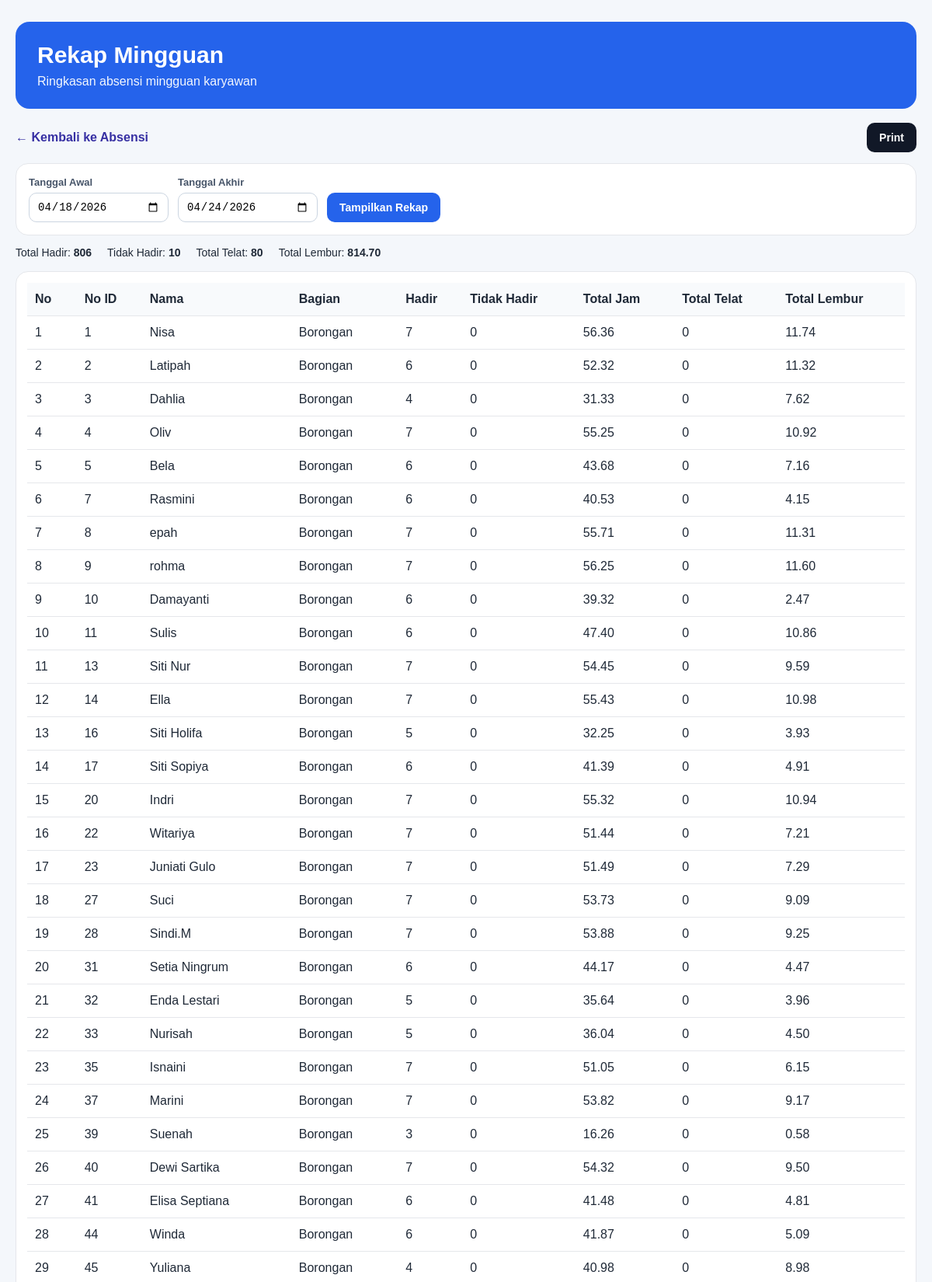
Page /karyawan/rekap-mingguan (upper part) on the committed database.
### tables this page shows
CREATE TABLE employees (
                        id INTEGER PRIMARY KEY AUTOINCREMENT,
                        no_id TEXT NOT NULL UNIQUE,
                        nama TEXT NOT NULL,
                        bagian TEXT,
                        jabatan TEXT,
                        status_aktif INTEGER NOT NULL DEFAULT 1,
                        tanggal_masuk TEXT,
                        fingerprint_id TEXT,
                        no_hp TEXT,
                        catatan TEXT,
                        created_at TEXT NOT NULL DEFAULT CURRENT_TIMESTAMP,
                        updated_at TEXT NOT NULL DEFAULT CURRENT_TIMESTAMP
                    , tipe_gaji TEXT DEFAULT 'harian', area_kerja TEXT DEFAULT 'normal', shift_default TEXT DEFAULT 'PAGI', gaji_harian INTEGER DEFAULT 0, tinggal_di_mes INTEGER DEFAULT 0);

### karyawan/routes.py (the view)
@karyawan_bp.route("/rekap-mingguan")
def rekap_mingguan():
    from datetime import date, timedelta
    conn = get_conn()
    start_date = request.args.get("start_date")
    end_date = request.args.get("end_date")
    if not end_date:
        end_date = date.today().isoformat()
    if not start_date:
        start_date = (date.fromisoformat(end_date) - timedelta(days=6)).isoformat()
    rows = conn.execute("""
        SELECT
            e.no_id,
            e.nama,
            e.bagian,
            SUM(CASE WHEN a.status_hadir = 'hadir' THEN 1 ELSE 0 END) as hadir_count,
            SUM(CASE WHEN a.status_hadir = 'tidak_hadir' OR a.status_hadir IS NULL THEN 1 ELSE 0 END) as tidak_hadir_count,
            SUM(COALESCE(a.actual_hours, 0)) as total_hours,
            SUM(COALESCE(a.late_minutes, 0)) as total_late,
            SUM(COALESCE(a.overtime_hours, 0)) as total_overtime
        FROM employees e
        LEFT JOIN attendance_daily a
            ON e.id = a.employee_id
            AND a.work_date BETWEEN ? AND ?
        WHERE e.status_aktif = 1
        GROUP BY e.id, e.no_id, e.nama, e.bagian
        ORDER BY CAST(e.no_id AS INTEGER)
    """, (start_date, end_date)).fetchall()
    rows = [dict(r) for r in rows]
    summary = {
        "total_hadir": sum(r["hadir_count"] or 0 for r in rows),
        "total_tidak_hadir": sum(r["tidak_hadir_count"] or 0 for r in rows),
        "total_telat": sum(r["total_late"] or 0 for r in rows),
        "total_lembur": sum(r["total_overtime"] or 0 for r in rows),
    }
    conn.close()
    return render_template(
        "karyawan/rekap_mingguan.html",
        rows=rows,
        start_date=start_date,
        end_date=end_date,
        summary=summary
    )

### helpers/db.py (called while the page is built)
def get_conn():
    conn = sqlite3.connect(DB_PATH, timeout=30)
    conn.row_factory = sqlite3.Row
    conn.execute("PRAGMA foreign_keys = ON;")
    conn.execute("PRAGMA journal_mode = WAL;")
    return conn

### karyawan/templates/karyawan/rekap_mingguan.html (shortened to what this page needs)
<div class="container rekap-page">
  <div class="header-box">
    <h1>Rekap Mingguan</h1>
    <p>Ringkasan absensi mingguan karyawan</p>
  </div>
  <div class="top-actions">
    <a href="{{ url_for('karyawan.absensi_index') }}" class="back-link">← Kembali ke Absensi</a>
    <button type="button" onclick="window.print()" class="btn btn-dark">Print</button>
  </div>
  <div class="no-print">
    <form method="get" class="toolbar">
      <div class="field">
        <label>Tanggal Awal</label>
        <input
          type="date"
          name="start_date"
          value="{{ request.args.get('start_date', start_date) }}"
        >
      </div>
      <div class="field">
        <label>Tanggal Akhir</label>
        <input
          type="date"
          name="end_date"
          value="{{ request.args.get('end_date', end_date) }}"
        >
      </div>
      <button class="btn btn-primary" type="submit">Tampilkan Rekap</button>
    </form>
    <div class="summary-simple">
      <div>Total Hadir: <b>{{ summary.total_hadir or 0 }}</b></div>
      <div>Tidak Hadir: <b>{{ summary.total_tidak_hadir or 0 }}</b></div>
      <div>Total Telat: <b>{{ summary.total_telat or 0 }}</b></div>
      <div>Total Lembur: <b>{{ "%.2f"|format(summary.total_lembur or 0) }}</b></div>
    </div>
  </div>
  <div class="table-card">
    <table>
      <thead>
        <tr>
          <th>No</th>
          <th>No ID</th>
          <th>Nama</th>
          <th>Bagian</th>
          <th>Hadir</th>
          <th>Tidak Hadir</th>
          <th>Total Jam</th>
          <th>Total Telat</th>
          <th>Total Lembur</th>
        </tr>
      </thead>
      <tbody>
        {% for r in rows %}
        <tr>
          <td>{{ loop.index }}</td>
          <td>{{ r.no_id }}</td>
          <td>{{ r.nama }}</td>
          <td>{{ r.bagian or '-' }}</td>
          <td>{{ r.hadir_count or 0 }}</td>
          <td>{{ r.tidak_hadir_count or 0 }}</td>
          <td>{{ "%.2f"|format(r.total_hours or 0) }}</td>
          <td>{{ r.total_late or 0 }}</td>
          <td>{{ "%.2f"|format(r.total_overtime or 0) }}</td>
        </tr>
        {% else %}
        <tr>
          <td colspan="9" style="text-align:center;">Tidak ada data rekap mingguan.</td>
        </tr>
        {% endfor %}
      </tbody>
    </table>
  </div>
</div>

### karyawan/templates/karyawan/rekap_mingguan.html (style rules this page uses)
* { box-sizing: border-box; }
.container { max-width: 1200px; margin: 0 auto; padding: 28px 20px 40px; }
.header-box { background: #2563eb; color: white; border-radius: 18px; padding: 26px 28px; margin-bottom: 18px; }
.header-box h1 { margin: 0 0 8px; font-size: 30px; }
.header-box p { margin: 0; opacity: 0.95; }
.top-actions { display: flex; justify-content: space-between; align-items: center; margin-bottom: 14px; gap: 10px; flex-wrap: wrap; }
.back-link { text-decoration: none; color: #3730a3; font-weight: 700; }
.toolbar { background: white; border: 1px solid #e5e7eb; border-radius: 16px; padding: 16px; display: flex; flex-wrap: wrap; gap: 12px; align-items: end; margin-bottom: 14px; }
.field { display: flex; flex-direction: column; gap: 6px; }
.field label { font-size: 13px; font-weight: 700; color: #475569; }
.field input { height: 38px; min-width: 180px; padding: 0 10px; border: 1px solid #cbd5e1; border-radius: 10px; font-size: 14px; background: #fff; }
.btn { height: 38px; padding: 0 16px; border: none; border-radius: 10px; font-weight: 700; cursor: pointer; text-decoration: none; display: inline-flex; align-items: center; justify-content: center; font-size: 14px; }
.btn-primary { background: #2563eb; color: white; }
.btn-dark { background: #111827; color: white; }
.summary-simple { display: flex; gap: 20px; flex-wrap: wrap; margin-bottom: 16px; font-size: 14px; }
.table-card { background: white; border: 1px solid #e5e7eb; border-radius: 16px; padding: 14px; overflow: auto; }
table { width: 100%; border-collapse: collapse; min-width: 900px; }
th, td { border-bottom: 1px solid #e5e7eb; padding: 12px 10px; text-align: left; vertical-align: middle; }
th { background: #f8fafc; font-weight: 700; }

### rows in the picture
employees: no_id "1", nama "Nisa", bagian "Borongan", hadir_count "7", tidak_hadir_count "0", total_hours "56.36", total_late "0", total_overtime "11.74"
employees: no_id "2", nama "Latipah", bagian "Borongan", hadir_count "6", tinggal_di_mes "0", total_hours "52.32", total_overtime "11.32"
employees: no_id "3", nama "Dahlia", bagian "Borongan", hadir_count "4", tinggal_di_mes "0", total_hours "31.33", total_overtime "7.62"
employees: no_id "4", nama "Oliv", bagian "Borongan", hadir_count "7", tinggal_di_mes "0", total_hours "55.25", total_overtime "10.92"
employees: no_id "5", nama "Bela", bagian "Borongan", hadir_count "6", tinggal_di_mes "0", total_hours "43.68", total_overtime "7.16"
employees: no_id "7", nama "Rasmini", bagian "Borongan", hadir_count "6", tinggal_di_mes "0", total_hours "40.53", total_overtime "4.15"
employees: no_id "8", nama "epah", bagian "Borongan", hadir_count "7", tinggal_di_mes "0", total_hours "55.71", total_overtime "11.31"
employees: no_id "9", nama "rohma", bagian "Borongan", hadir_count "7", tinggal_di_mes "0", total_hours "56.25", total_overtime "11.60"
employees: no_id "10", nama "Damayanti", bagian "Borongan", hadir_count "6", tinggal_di_mes "0", total_hours "39.32", total_overtime "2.47"
employees: no_id "11", nama "Sulis", bagian "Borongan", hadir_count "6", tinggal_di_mes "0", total_hours "47.40", total_overtime "10.86"
employees: no_id "13", nama "Siti Nur", bagian "Borongan", hadir_count "7", tinggal_di_mes "0", total_hours "54.45", total_overtime "9.59"
employees: no_id "14", nama "Ella", bagian "Borongan", hadir_count "7", tinggal_di_mes "0", total_hours "55.43", total_overtime "10.98"
employees: no_id "16", nama "Siti Holifa", bagian "Borongan", hadir_count "5", tinggal_di_mes "0", total_hours "32.25", total_overtime "3.93"
employees: no_id "17", nama "Siti Sopiya", bagian "Borongan", hadir_count "6", tinggal_di_mes "0", total_hours "41.39", total_overtime "4.91"
employees: no_id "20", nama "Indri", bagian "Borongan", hadir_count "7", tinggal_di_mes "0", total_hours "55.32", total_overtime "10.94"
employees: no_id "22", nama "Witariya", bagian "Borongan", hadir_count "7", tinggal_di_mes "0", total_hours "51.44", total_overtime "7.21"
employees: no_id "23", nama "Juniati Gulo", bagian "Borongan", hadir_count "7", tinggal_di_mes "0", total_hours "51.49", total_overtime "7.29"
employees: no_id "27", nama "Suci", bagian "Borongan", hadir_count "7", tinggal_di_mes "0", total_hours "53.73", total_overtime "9.09"
employees: no_id "28", nama "Sindi.M", bagian "Borongan", hadir_count "7", tinggal_di_mes "0", total_hours "53.88", total_overtime "9.25"
employees: no_id "31", nama "Setia Ningrum", bagian "Borongan", hadir_count "6", tinggal_di_mes "0", total_hours "44.17", total_overtime "4.47"
employees: no_id "32", nama "Enda Lestari", bagian "Borongan", hadir_count "5", tinggal_di_mes "0", total_hours "35.64", total_overtime "3.96"
employees: no_id "33", nama "Nurisah", bagian "Borongan", hadir_count "5", tinggal_di_mes "0", total_hours "36.04", total_overtime "4.50"
employees: no_id "35", nama "Isnaini", bagian "Borongan", hadir_count "7", tinggal_di_mes "0", total_hours "51.05", total_overtime "6.15"
employees: no_id "37", nama "Marini", bagian "Borongan", hadir_count "7", tinggal_di_mes "0", total_hours "53.82", total_overtime "9.17"
employees: no_id "39", nama "Suenah", bagian "Borongan", hadir_count "3", tinggal_di_mes "0", total_hours "16.26", total_overtime "0.58"
employees: no_id "40", nama "Dewi Sartika", bagian "Borongan", hadir_count "7", tinggal_di_mes "0", total_hours "54.32", total_overtime "9.50"
employees: no_id "41", nama "Elisa Septiana", bagian "Borongan", hadir_count "6", tinggal_di_mes "0", total_hours "41.48", total_overtime "4.81"
employees: no_id "44", nama "Winda", bagian "Borongan", hadir_count "6", tinggal_di_mes "0", total_hours "41.87", total_overtime "5.09"
employees: no_id "45", nama "Yuliana", bagian "Borongan", hadir_count "4", tinggal_di_mes "0", total_hours "40.98", total_overtime "8.98"

### other values in the picture
{{ summary.total_hadir or 0 }} "806"
{{ summary.total_tidak_hadir or 0 }} "10"
{{ summary.total_telat or 0 }} "80"
{{ "%.2f"|format(summary.total_lembur or 0) }} "814.70"
